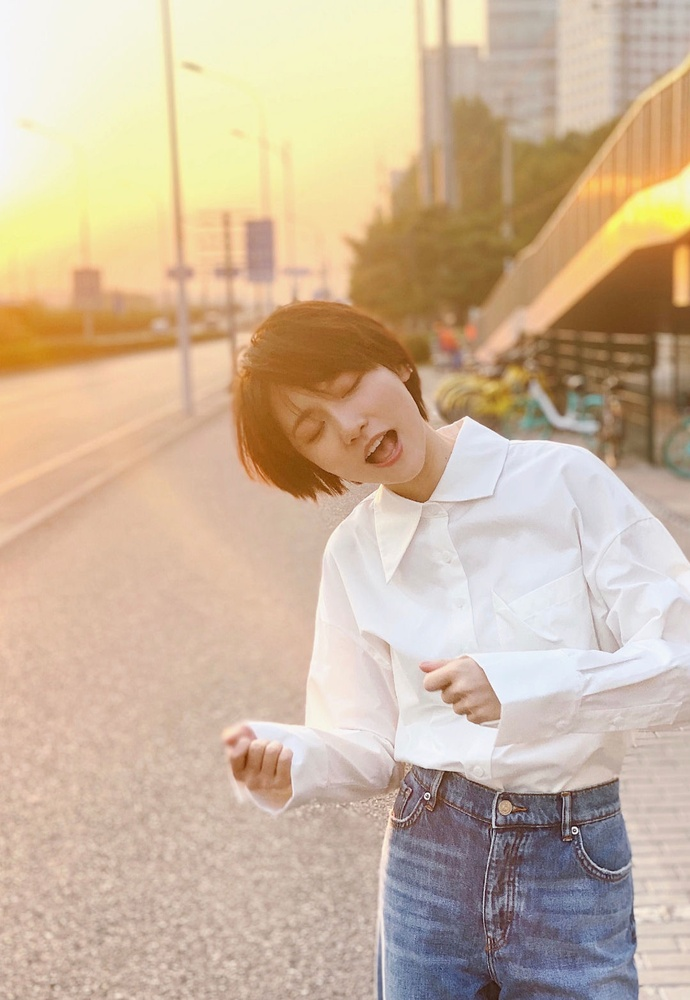
#> input picture 1.JPG, 690 x 1000 px, shrunk from 1080 x 1565 before the run, given in place of the camera
$ python cameo.py   (older library calls are emulated)
#> lines starting #> are read from the running program, lines starting #| are printed output that depends on the picture
### Cameo/managers.py
import cv2
import numpy
import time
from numpy.compat import long

class CaptureManager(object):

    def __init__(self, capture, previewWindowManager = None, shouldMirrorPreview = False):

        self.previewWindowManager = previewWindowManager
        self.shouldMirrorPreview = shouldMirrorPreview

        self._capture = capture #保护变量，只有类对象和子类对象能够访问 双下划线的是私有变量，自己类对象自己能够访问
        self._channel = 0
        self._enteredFrame = False
        self._frame = None
        self._imageFilename = None
        self._videoFilename = None
        self._videoEncoding = None
        self._videoWriter = None

        self._startTime = None
        self._frameElapsed = long(0)
        self._fpsEstimate = None

    @property #将实例方法转化为一个只读的实例属性
    def channel(self):
        return self._channel

    # [5 lines left out: function channel, not called in this run]

    @property
    def frame(self):
        if self._enteredFrame and self._frame is None:
            _, self._frame = self._capture.retrieve()
        return self._frame

    @property
    def isWritingImage(self):

        return self._imageFilename is not None

    @property
    def isWritingVideo(self):

        return self._videoFilename is not None

    def enterFrame(self):
        """capture the next frame, if any."""

        # But first, check that any previous frame was exited.
        assert not self._enteredFrame, \
            'previous enterFrame() had no matching exitFrame()'

        if self._capture is not None:
            self._enteredFrame = self._capture.grab()

    def exitFrame(self):
        """Draw to the window, write to files, Release the frame"""
        # Check whether any grabbed frame is retrievable.
        # The getter may retrieve and cache the frame
        if self._frame is None:
            self._enteredFrame = False
            return

        # Update the FPS estimate and related variables.
        if self._frameElapsed == 0:
            self._startTime = time.time()
        else:
            tiemElapsed = time.time() - self._startTime
            self._fpsEstimate = self._frameElapsed / tiemElapsed

        self._frameElapsed += 1

        # Drow to the window, if any
        if self.previewWindowManager is not None:
            mirroredFrame = numpy.fliplr(self._frame).copy()
            self.previewWindowManager.show(mirroredFrame)
        else:
            self.previewWindowManager.show(self._frame)

        # Write to the image file, if any.
        if self.isWritingImage:
            cv2.imwrite(self._imageFilename, self._frame)
            self._imageFilename = None
        # Write to the video file, if any.
        self._writeVideoFrame()

        # Release the frame.
        self._frame = None
        self._enteredFrame = False

    def writeImage(self, filename):
        self._imageFilename = filename

    def startWritingVideo(self, filename, encoding = cv2.VideoWriter_fourcc('I', '4', '2', '0')):
        self._videoFilename = filename
        self._videoEncoding = encoding

    # [4 lines left out: function stopWritingVideo, not called in this run]

    def _writeVideoFrame(self):

        if not self.isWritingVideo:
            return

        if self._videoWriter is None:
            fps = self._capture.get(cv2.CAP_PROP_FPS)
            if fps == 0.0:
                if self._frameElapsed < 20:
                    return

                else:
                    fps = self._fpsEstimate

            size = (int(self._capture.get(cv2.CAP_PROP_FRAME_WIDTH)), int(self._capture.get(cv2.CAP_PROP_FRAME_HEIGHT)))
            self._videoWriter = cv2.VideoWriter(self._videoFilename, self._videoEncoding, fps, size)
        self._videoWriter.write(self._frame)

class WindowManager(object):

    def __init__(self, windowName, keypressCallback = None):
        self.keypressCallback = keypressCallback

        self._windowName = windowName
        self._isWindowCreated = False


    @property
    def isWindowCreated(self):
        return self._isWindowCreated

    def createWindow(self):
        cv2.namedWindow(self._windowName)
        self._isWindowCreated = True

    def show(self, frame):
        cv2.imshow(self._windowName, frame)

    def destroyWindow(self):
        cv2.destroyWindow(self._windowName)
        self._isWindowCreated = False

    def processEvents(self):
        keycode = cv2.waitKey(1)
        if self.keypressCallback is not None and keycode != -1:
            keycode &= 0xFF
            self.keypressCallback(keycode)


### Cameo/filters.py
import cv2
import numpy
import utils

def strokeEdges(src, dst, blurKsize = 5, edgeKsize = 5):
    if blurKsize >= 3:
        blurredSrc = cv2.medianBlur(src, blurKsize)
        graySrc = cv2.cvtColor(blurredSrc, cv2.COLOR_BGR2GRAY)
    else:
        graySrc = cv2.cvtColor(blurredSrc, cv2.COLOR_BGR2GRAY)

    """cv2.CV_8U表示位深度，每个通道为8位，如果为-1的话就表示目标图像和愿图像有同样的位深度"""
    cv2.Laplacian(graySrc, cv2.CV_8U, graySrc, ksize= edgeKsize)
    """
        特殊的高通滤波器：
            通过对图像应用低通滤波器之后，与原始图像进行差值。
    """
    normalizedInverseAlpha = (1.0 / 255) * (255 - graySrc)
    channels = cv2.split(src)
    for channel in channels:
        channel[:] = channel * normalizedInverseAlpha
    cv2.merge(channels, dst)

class VconvolutionFilter(object):

    def __init__(self, kernel):
        self._kernel = kernel

    def apply(self, src, dst):
        cv2.filter2D(src, -1, self._kernel, dst)

class SharpenFilter(VconvolutionFilter):
    # [5 lines left out: function __init__, not called in this run]

class FindEdgesFilter(VconvolutionFilter):
    # [5 lines left out: function __init__, not called in this run]

# 邻近平均滤波器
class BlurFilter(VconvolutionFilter):
    def __init__(self):
        kernel = numpy.array([[0.04, 0.04, 0.04, 0.04, 0.04],
                              [0.04, 0.04, 0.04, 0.04, 0.04],
                              [0.04, 0.04, 0.04, 0.04, 0.04],
                              [0.04, 0.04, 0.04, 0.04, 0.04],
                              [0.04, 0.04, 0.04, 0.04, 0.04]])

        VconvolutionFilter.__init__(self, kernel)

class EmbossFilter(VconvolutionFilter):
    # [5 lines left out: function __init__, not called in this run]

### Cameo/cameo.py
import cv2
from managers import WindowManager, CaptureManager
import filters

class Cameo(object):
    def __init__(self):
        self._windowManager = WindowManager('Cameo', self.onKeypress)
        self._captureManager = CaptureManager(cv2.VideoCapture(0), self._windowManager, True)
        self._curveFilter = filters.BlurFilter()

    def run(self):
        """run the main loop"""
        self._windowManager.createWindow()
        while self._windowManager.isWindowCreated:
            self._captureManager.enterFrame()
            frame = self._captureManager.frame

            filters.strokeEdges(frame, frame)
            self._curveFilter.apply(frame, frame)

            # TODO: Filter the frame
            self._captureManager.exitFrame()
            self._windowManager.processEvents()
#> this loop made 1 pass; (key Esc is pressed on pass 1)
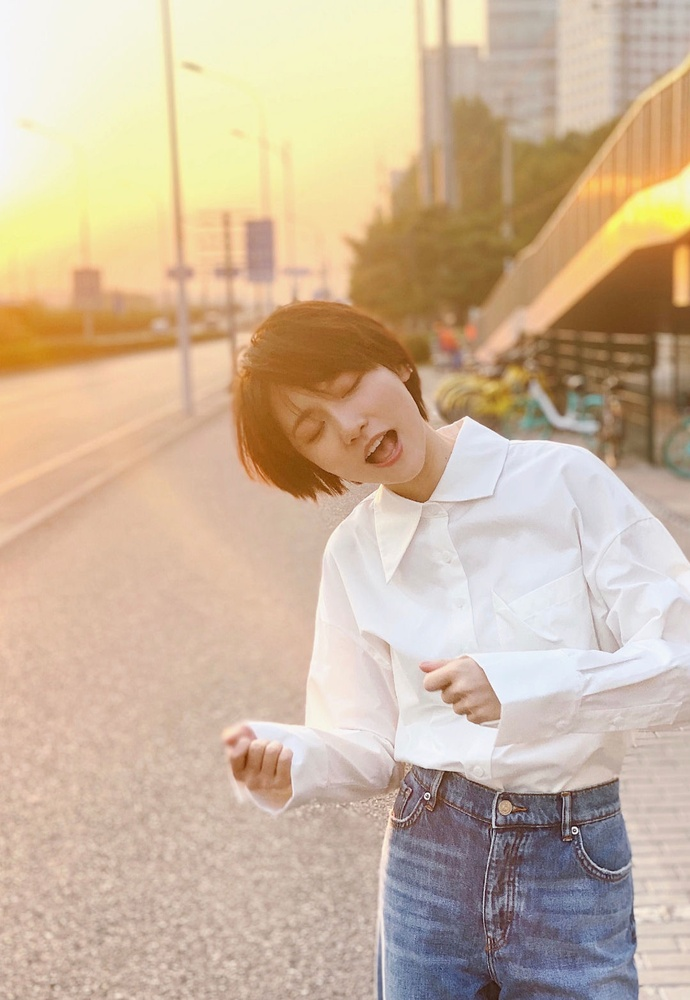
#> input picture 1.JPG, 690 x 1000 px, shrunk from 1080 x 1565 before the run, given in place of the camera
#> pass 1, in strokeEdges, `graySrc = cv2.cvtColor(blurredSrc, cv2.COLOR_BGR2GRAY)`:
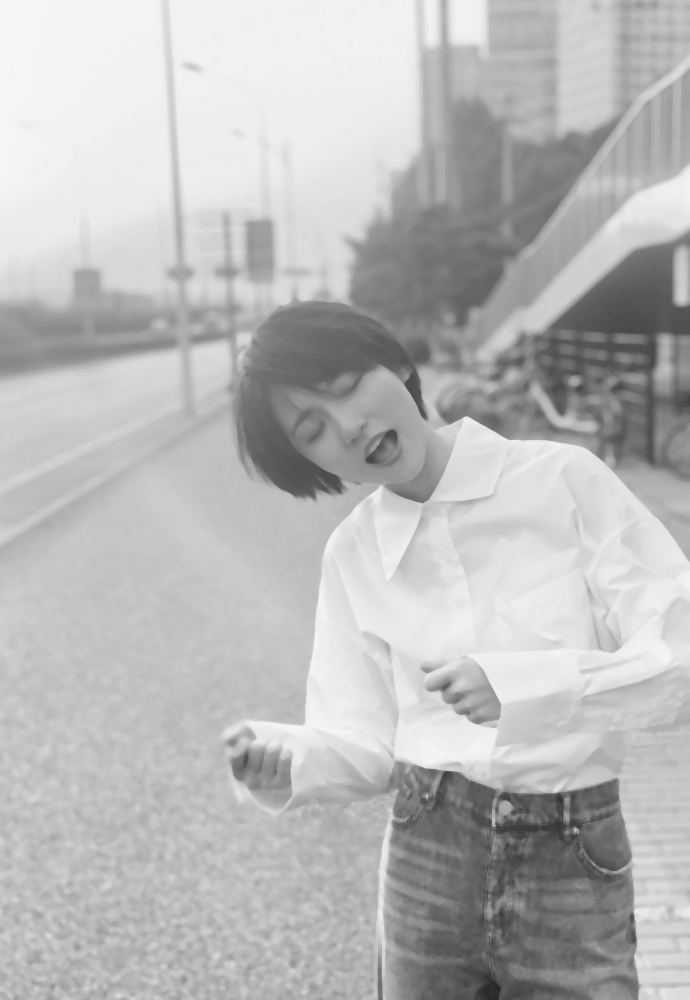
#> graySrc: shape (1000, 690); min 40, max 246, mean 185.6
#> pass 1, in strokeEdges, `normalizedInverseAlpha = (1.0 / 255) * (255 - graySrc)`:
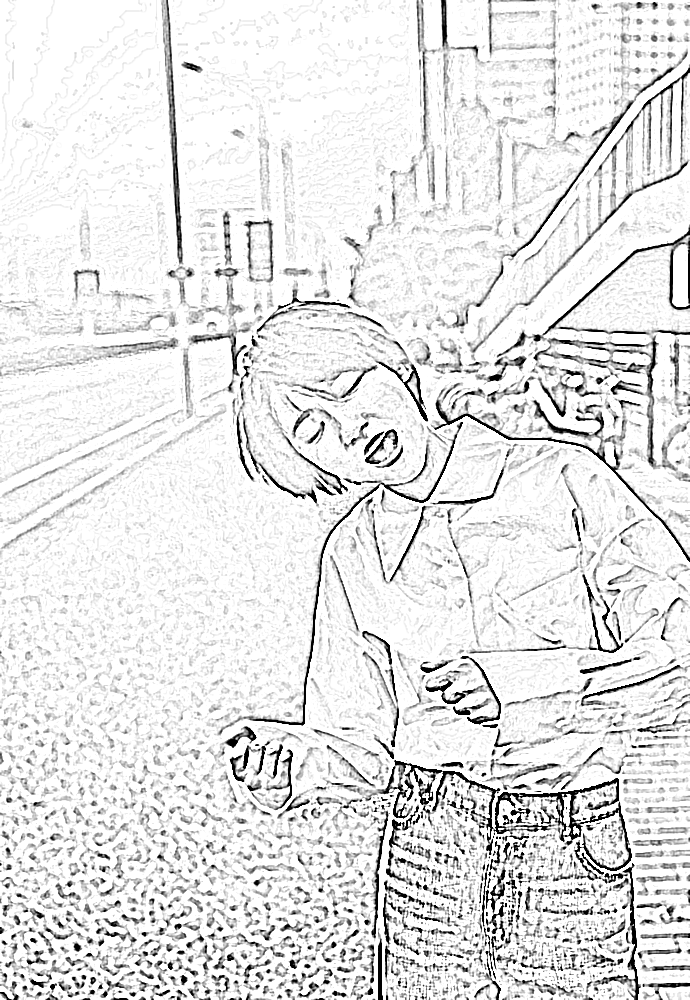
#> normalizedInverseAlpha: shape (1000, 690) float64; min 0, max 1, mean 0.895
#> pass 1, in exitFrame, `mirroredFrame = numpy.fliplr(self._frame).copy()`:
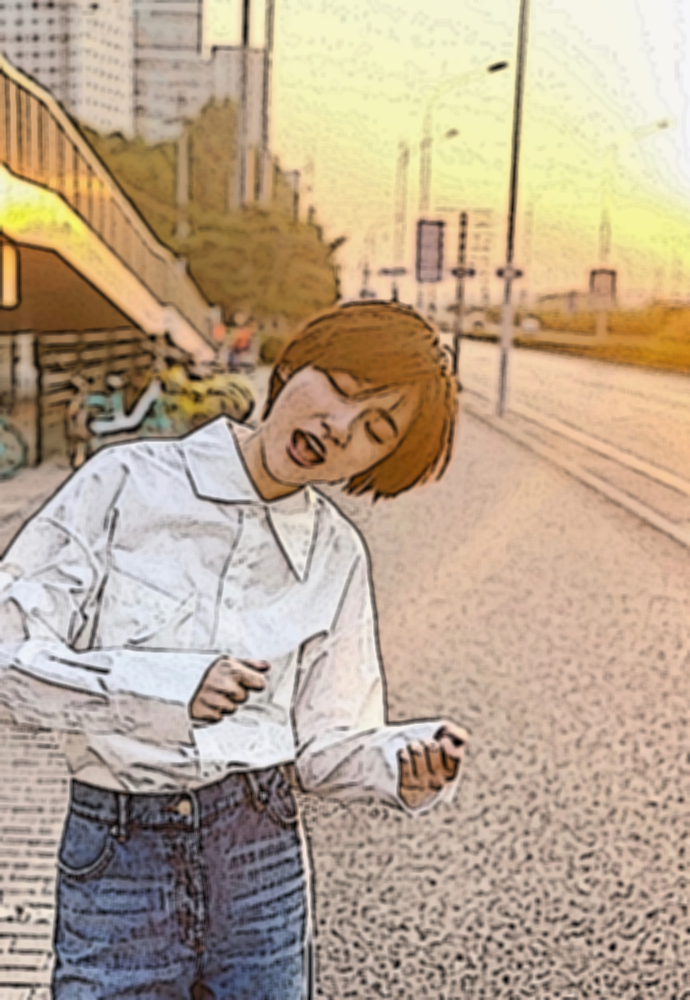
#> mirroredFrame: shape (1000, 690, 3); mean B, G, R 143.2, 165.7, 185.3
#> after the loop:
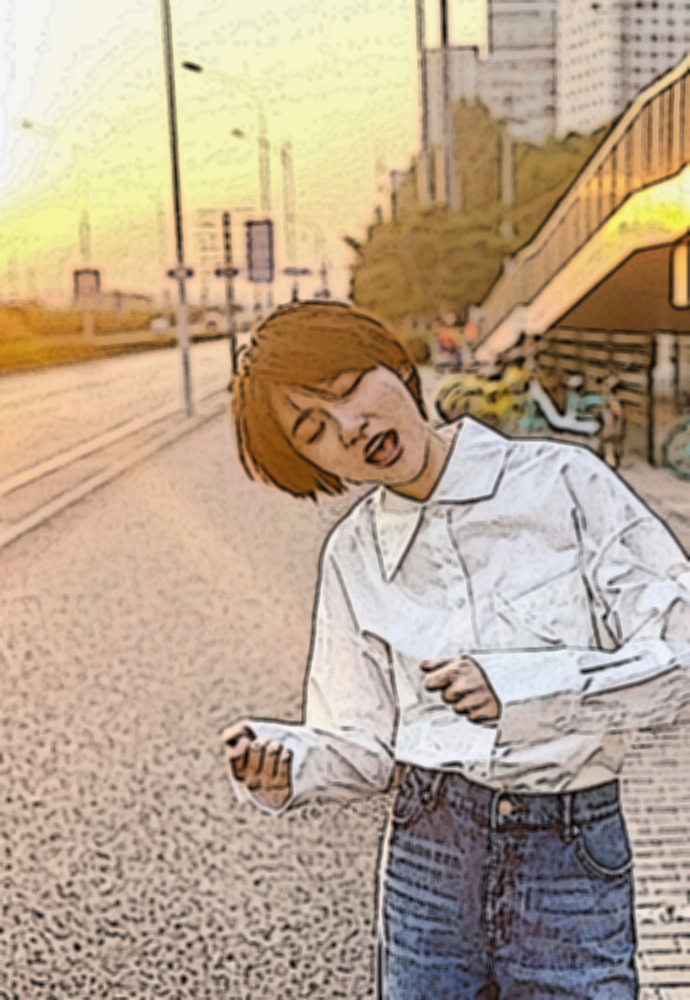
#> frame: shape (1000, 690, 3); mean B, G, R 143.2, 165.7, 185.3

    def onKeypress(self, keycode):

        if keycode == 32: #空格
            self._captureManager.writeImage('screenshot.png')
        elif keycode == 9: #tab
            if not self._captureManager.isWritingVideo:
                self._captureManager.startWritingVideo('screencast.avi')
            else:
                self._captureManager.stopWritingVideo()
        elif keycode == 27: # escape q键
            self._windowManager.destroyWindow()


if __name__=="__main__":
    Cameo().run()

$ run again, on 2.jpg
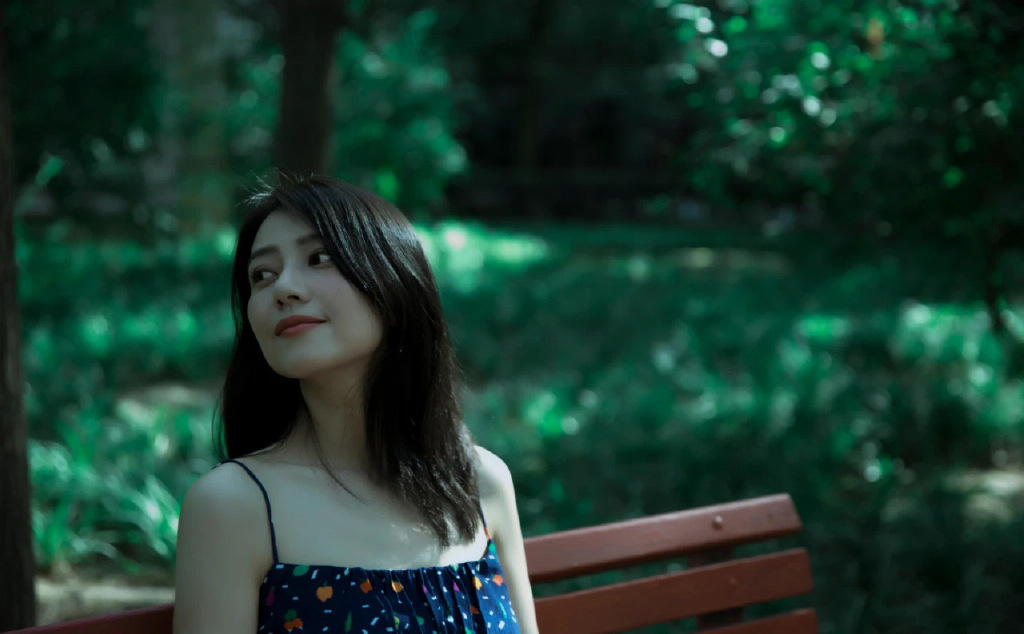
#> input picture 2.jpg, 1024 x 634 px, given in place of the camera
#> the loop in run, `while self._windowManager.isWindowCreated:` made 1 pass; (key Esc is pressed on pass 1)
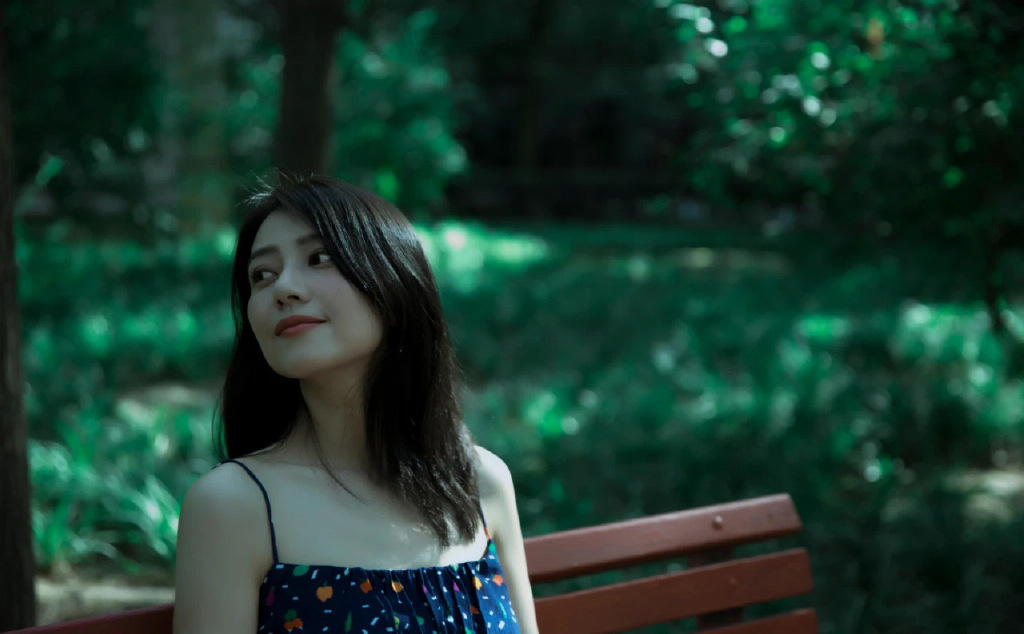
#> input picture 2.jpg, 1024 x 634 px, given in place of the camera
#> pass 1, in exitFrame, `mirroredFrame = numpy.fliplr(self._frame).copy()`:
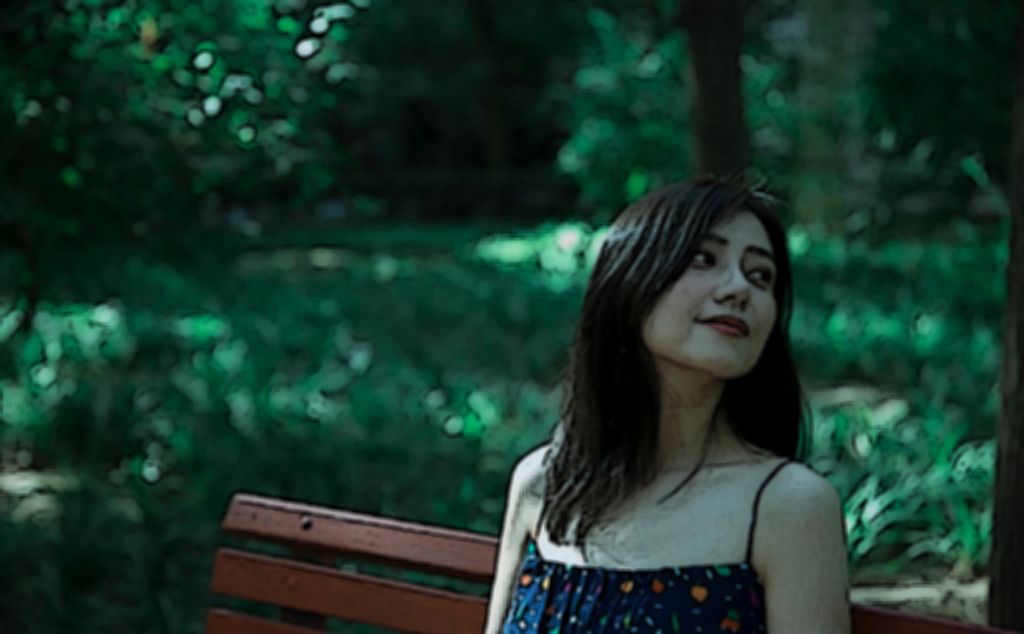
#> mirroredFrame: shape (634, 1024, 3); mean B, G, R 43.3, 54.1, 25.4
#> after the loop in run, `while self._windowManager.isWindowCreated:`:
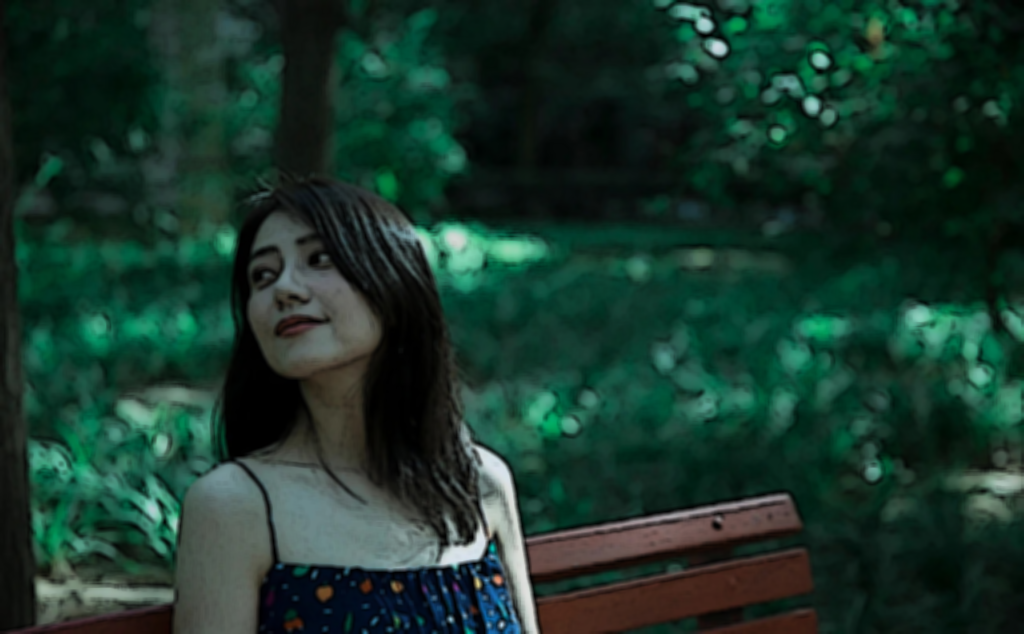
#> frame: shape (634, 1024, 3); mean B, G, R 43.3, 54.1, 25.4
